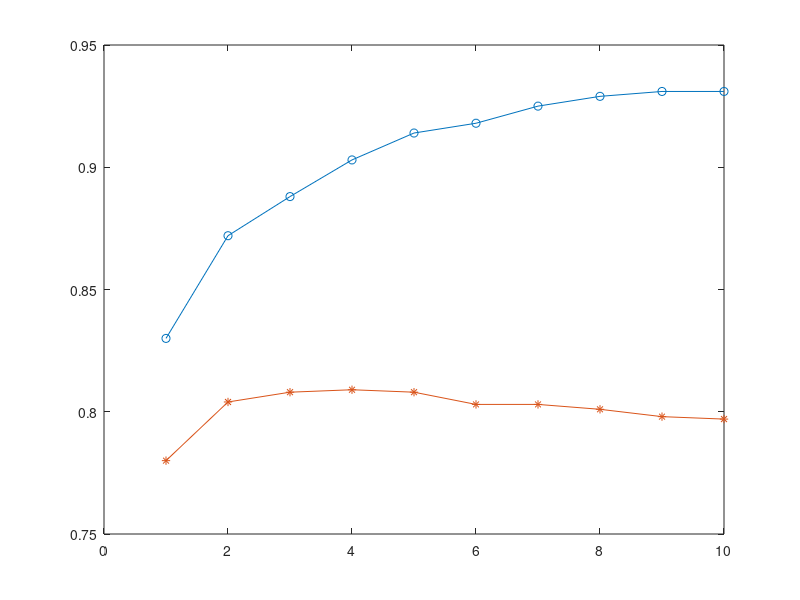

The MATLAB source for this figure:
x=[1 2 3 4 5 6 7 8 9 10 11 12 13 14 15 16 17 18 19 20]
y1=[0.408	0.580	0.659	0.706	0.740	0.761	0.781	0.795	0.809	0.823 0.834	0.843	0.851	0.857	0.866	0.875	0.879	0.886	0.891	0.894]
y2=[0.355	0.499	0.562	0.598	0.624	0.637	0.650	0.657	0.664	0.672 0.676	0.680	0.683	0.684	0.687	0.690	0.689	0.691	0.691	0.690]

x=[1	2	3	4	5	6	7	8	9	10]
y1=[0.830	0.872	0.888	0.903	0.914	0.918	0.925	0.929	0.931	0.931]
y2=[0.780	0.804	0.808	0.809	0.808	0.803	0.803	0.801	0.798	0.797]
plot(x,y1,'o-')
hold on
plot(x,y2,'*-')